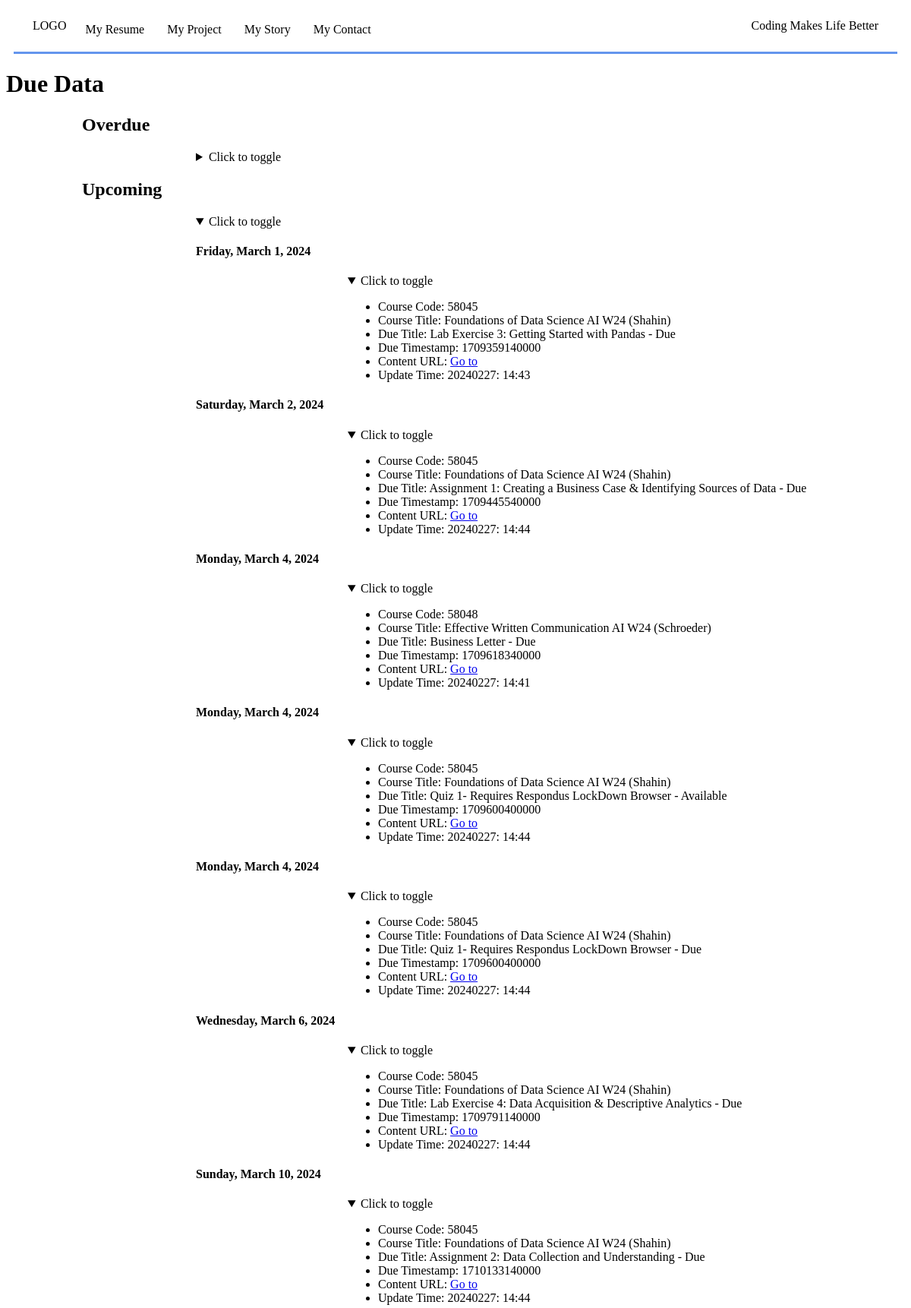
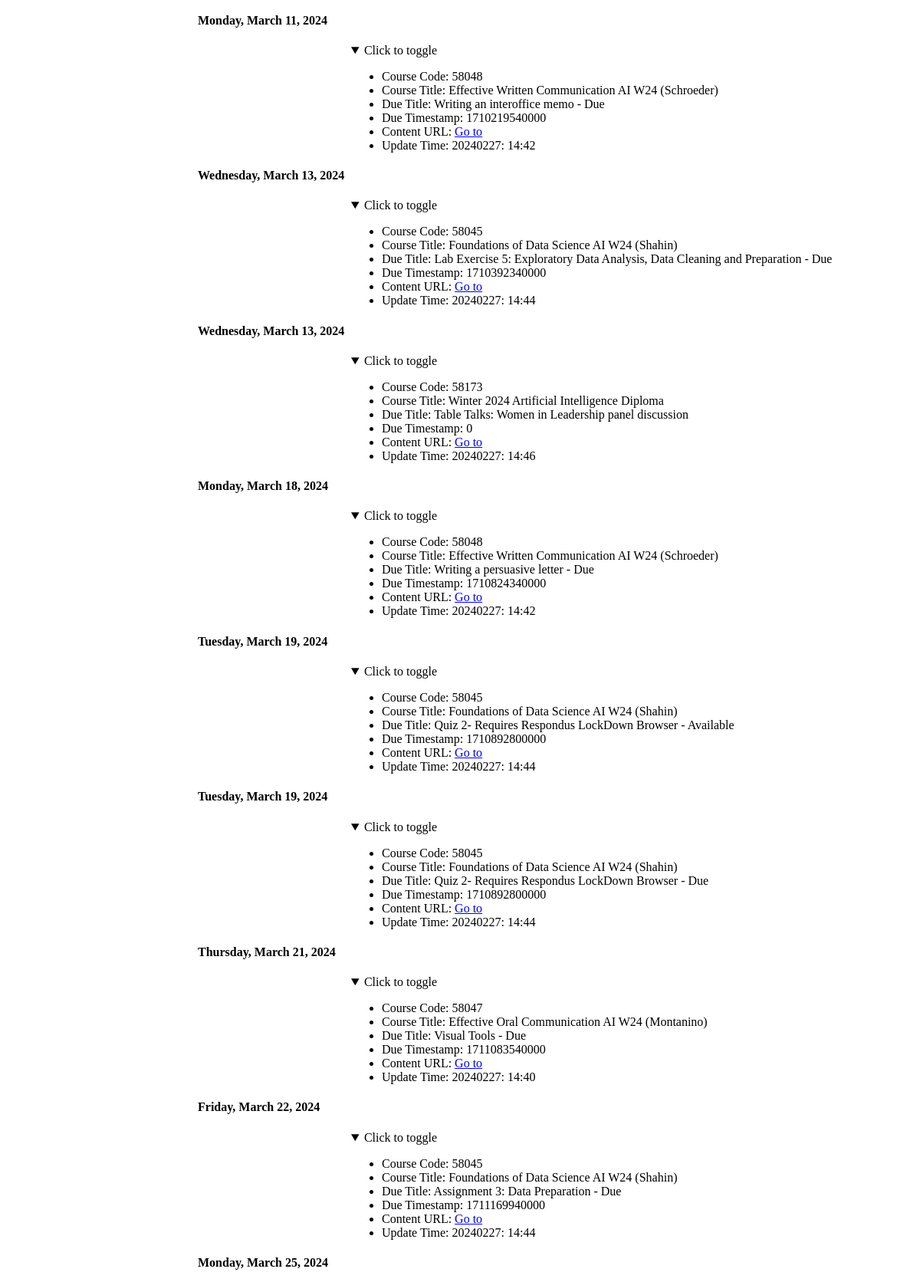
Page /projects/dues (upper part) on the committed database (2 pictures, top to bottom).
### tables this page shows
CREATE TABLE course_dues
                (id INTEGER PRIMARY KEY AUTOINCREMENT,
                    batch_id INTEGER,
                    course_code TEXT,
                    course_title TEXT,
                    due_date_text TEXT,
                    due_title TEXT,
                    due_timestamp TEXT,
                    content_url TEXT,
                    update_time TEXT);

### app.py (the view)
@app.route('/projects/dues')
def due():
    conn = sqlite3.connect('course.db')
    c = conn.cursor()
    c.execute("SELECT MAX(batch_id) FROM course_dues")
    max_batch_id = c.fetchone()[0]
    c.execute("SELECT * FROM course_dues WHERE batch_id = ?", (max_batch_id,))
    data = c.fetchall()
    if not data:
        max_batch_id -= 1
        c.execute("SELECT * FROM course_dues WHERE batch_id = ?", (max_batch_id,))
        data = c.fetchall()
    current_date = datetime.now().date()
    conn.close()
    data.sort(key=lambda x: parse_due_date(x[4]))
    print(data)
    return render_template('dues.html', data=data, current_date=current_date)

### app.py (called while the page is built)
def parse_due_date(due_date_text):
    return datetime.strptime(due_date_text, '%A, %B %d, %Y').date()

@app.context_processor
def utility_processor():
    def parse_due_date(due_date_text):
        return datetime.strptime(due_date_text, '%A, %B %d, %Y').date()
    return dict(parse_due_date=parse_due_date)

### templates/dues.html (shortened to what this page needs)
<!DOCTYPE html>
<html lang="en">
<head>
</head>
<body>
    <div class="nav">
		<div class="nav_left">
            <div>LOGO</div>
            <div><a href="{{url_for('show_resume')}}">My Resume</a></div>
            <div><a href="#">My Project</a></div>
            <div><a href="#">My Story</a></div>
            <div><a href="#">My Contact</a></div>
        </div>
        <div class="nav_right">
            <div>Coding Makes Life Better</div>
        </div>
	</div>
    <h1>Due Data</h1>
    <div class="content">
        <H2>Overdue</H2>
        <div class="content-1">
            <details>
                <summary>Click to toggle</summary>
            </details>
        </div>
    </div>
    <div class="content">
        <H2>Upcoming</H2>
        <div class="content-1">
            <details open>
                <summary>Click to toggle</summary>
                {% for row in data %}
                    {% set due_date_text = row[4] %}
                    {% if parse_due_date(due_date_text) > current_date %}
                        <h4>{{ due_date_text }}</h4>
                        <div class="content-2">
                            <details open>
                                <summary>Click to toggle</summary>
                                <ul>
                                    <li>Course Code: {{ row[2] }}</li>
                                    <li>Course Title: {{ row[3] }}</li>
                                    <li>Due Title: {{ row[5] }}</li>
                                    <li>Due Timestamp: {{ row[6] }}</li>
                                    <li>Content URL: <a href="{{ row[7] }}">Go to</a></li>
                                    <li>Update Time: {{ row[8] }}</li>
                                </ul>
                            </details>
                        </div>
                    {% endif %}
                {% endfor %}
            </details>
        </div>
    </div>
</body>
</html>

### templates/dues.html (style rules this page uses)
.nav { margin: 10px; padding: 5px; border-bottom: solid 3px cornflowerblue; display: flex; }
.nav_left { flex: 3; display: flex; }
.nav_right { flex: 1; text-align: right; }
.nav div { margin: 5px 10px 5px 10px; font-family: Verdana; }
.nav a { text-decoration: none; color: black; display: block; padding: 5px; border-radius: 5px; font-family: Verdana; }
.content { padding-left: 100px; }
.content-1 { padding-left: 150px; }
.content-2 { padding-left: 200px; }

### rows in the picture
course_dues: due_date_text "Friday, March 1, 2024", course_code "58045", course_title "Foundations of Data Science AI W24 (Shahin)", due_title "Lab Exercise 3: Getting Started with Pandas - Due", due_timestamp "1709359140000", update_time "20240227: 14:43"
course_dues: due_date_text "Saturday, March 2, 2024", course_code "58045", course_title "Foundations of Data Science AI W24 (Shahin)", due_title "Assignment 1: Creating a Business Case & Identifying Sources of Data - Due", due_timestamp "1709445540000", update_time "20240227: 14:44"
course_dues: due_date_text "Monday, March 4, 2024", course_code "58048", course_title "Effective Written Communication AI W24 (Schroeder)", due_title "Business Letter - Due", due_timestamp "1709618340000", update_time "20240227: 14:41"
course_dues: due_date_text "Monday, March 4, 2024", course_code "58045", course_title "Foundations of Data Science AI W24 (Shahin)", due_title "Quiz 1- Requires Respondus LockDown Browser - Available", due_timestamp "1709600400000", update_time "20240227: 14:44"
course_dues: due_date_text "Monday, March 4, 2024", course_code "58045", course_title "Foundations of Data Science AI W24 (Shahin)", due_title "Quiz 1- Requires Respondus LockDown Browser - Due", due_timestamp "1709600400000", update_time "20240227: 14:44"
course_dues: due_date_text "Wednesday, March 6, 2024", course_code "58045", course_title "Foundations of Data Science AI W24 (Shahin)", due_title "Lab Exercise 4: Data Acquisition & Descriptive Analytics - Due", due_timestamp "1709791140000", update_time "20240227: 14:44"
course_dues: due_date_text "Sunday, March 10, 2024", course_code "58045", course_title "Foundations of Data Science AI W24 (Shahin)", due_title "Assignment 2: Data Collection and Understanding - Due", due_timestamp "1710133140000", update_time "20240227: 14:44"
course_dues: due_date_text "Monday, March 11, 2024", course_code "58048", course_title "Effective Written Communication AI W24 (Schroeder)", due_title "Writing an interoffice memo - Due", due_timestamp "1710219540000", update_time "20240227: 14:42"
course_dues: due_date_text "Wednesday, March 13, 2024", course_code "58045", course_title "Foundations of Data Science AI W24 (Shahin)", due_title "Lab Exercise 5: Exploratory Data Analysis, Data Cleaning and Preparation - Due", due_timestamp "1710392340000", update_time "20240227: 14:44"
course_dues: due_date_text "Wednesday, March 13, 2024", course_code "58173", course_title "Winter 2024 Artificial Intelligence Diploma", due_title "Table Talks: Women in Leadership panel discussion", due_timestamp "0", update_time "20240227: 14:46"
course_dues: due_date_text "Monday, March 18, 2024", course_code "58048", course_title "Effective Written Communication AI W24 (Schroeder)", due_title "Writing a persuasive letter - Due", due_timestamp "1710824340000", update_time "20240227: 14:42"
course_dues: due_date_text "Tuesday, March 19, 2024", course_code "58045", course_title "Foundations of Data Science AI W24 (Shahin)", due_title "Quiz 2- Requires Respondus LockDown Browser - Available", due_timestamp "1710892800000", update_time "20240227: 14:44"
course_dues: due_date_text "Tuesday, March 19, 2024", course_code "58045", course_title "Foundations of Data Science AI W24 (Shahin)", due_title "Quiz 2- Requires Respondus LockDown Browser - Due", due_timestamp "1710892800000", update_time "20240227: 14:44"
course_dues: due_date_text "Thursday, March 21, 2024", course_code "58047", course_title "Effective Oral Communication AI W24 (Montanino)", due_title "Visual Tools - Due", due_timestamp "1711083540000", update_time "20240227: 14:40"
course_dues: due_date_text "Friday, March 22, 2024", course_code "58045", course_title "Foundations of Data Science AI W24 (Shahin)", due_title "Assignment 3: Data Preparation - Due", due_timestamp "1711169940000", update_time "20240227: 14:44"
course_dues: due_date_text "Monday, March 25, 2024"
